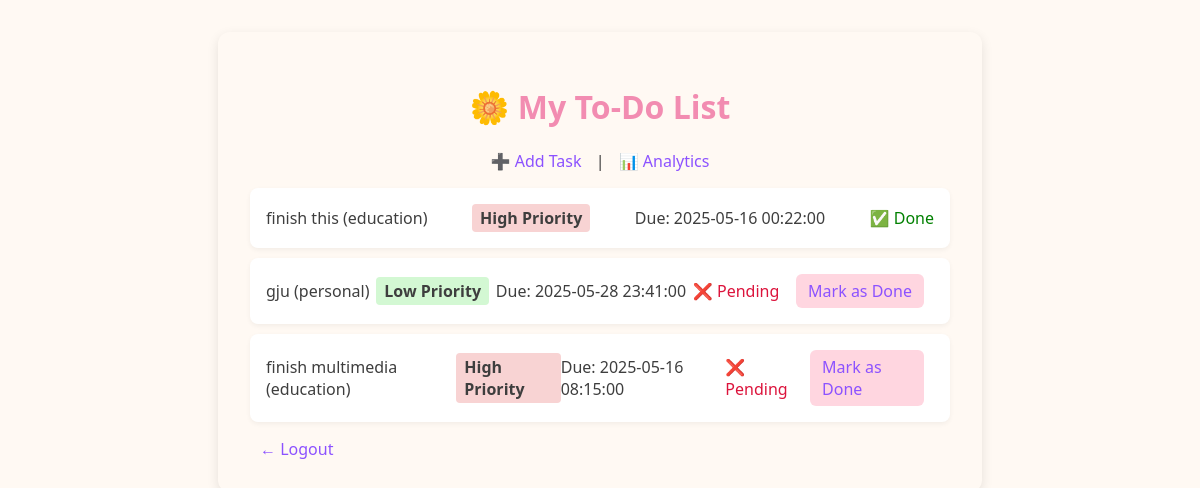
The app's page /dashboard (signed in) with its own data.
### python_files/models.py (models this page shows)
class ToDo(Base):
    __tablename__ = "todos"
    id = Column(Integer, primary_key=True, index=True)
    title = Column(String, index=True)
    category = Column(String, index=True)
    completed = Column(Boolean, default=False)
    created_at = Column(DateTime, default=datetime.datetime.utcnow)
    completed_at = Column(DateTime, nullable=True)
    due_date = Column(DateTime, nullable=True)
    priority = Column(Boolean, default=True)
    is_recurring = Column(Boolean, default=False)
    recurrence_pattern = Column(String, nullable=True)  # e.g., 'daily', 'weekly'
    user_id = Column(Integer, ForeignKey("users.id"))

### python_files/main.py (the view)
@app.get("/dashboard", response_class=HTMLResponse)
def dashboard(request: Request, db: Session = Depends(get_db)):
    token = request.cookies.get("token")
    if not token:
        return RedirectResponse("/", status_code=302)
    username = decode_token(token)
    if not username:
        return RedirectResponse("/", status_code=302)
    user = db.query(models.User).filter(models.User.username == username).first()
    if not user:
        return RedirectResponse("/", status_code=302)
    todos = crud.get_todos(db, user.id)
    return templates.TemplateResponse("index.html", {"request": request, "todos": todos, "username": username})

### python_files/templates/index.html (shortened to what this page needs)
<!DOCTYPE html>
<html lang="en">
<head>
</head>
<body>
  <h1>🌼 My To-Do List</h1>
  <div style="text-align: center;">
    <a href="/create">➕ Add Task</a> |
    <a href="/analytics">📊 Analytics</a>
  </div>
  <ul>
    {% for todo in todos %}
      <li>
        <span>{{ todo.title }} ({{ todo.category }})</span>
        <span class="priority
            {% if todo.priority == True %} low {% else %} high {% endif %}">
            {{ 'Low' if todo.priority else 'High' }} Priority
        </span>
        <span>Due: {{ todo.due_date }}</span>
        {% if todo.completed %}
          <span class="done">✅ Done</span>
        {% else %}
          <span class="not-done">❌ Pending</span>
          <a class="btn" href="/complete/{{ todo.id }}">Mark as Done</a>
        {% endif %}
      </li>
    {% endfor %}
  </ul>
  <a href="/logout">← Logout</a>
</body>
</html>

### python_files/templates/index.html (style rules this page uses)
body { font-family: 'Segoe UI', sans-serif; background: #fff9f3; color: #3e3e3e; margin: 2rem auto; max-width: 700px; padding: 2rem; border-radius: 12px; box-shadow: 0 4px 12px rgba(0,0,0,0.1); }
h1 { color: #f28cb1; text-align: center; }
a { color: #8c52ff; text-decoration: none; margin: 0 10px; }
ul { list-style: none; padding: 0; }
li { background: #fff; margin: 10px 0; padding: 1rem; border-radius: 8px; box-shadow: 0 2px 5px rgba(0,0,0,0.05); display: flex; justify-content: space-between; align-items: center; }
.done { color: green; }
.not-done { color: crimson; }
.priority { font-weight: bold; padding: 0.2rem 0.5rem; border-radius: 4px; }
.low { background-color: #d3f8d3; }
.high { background-color: #f8d3d3; }
.btn { background: #ffd6e0; border: none; padding: 6px 12px; border-radius: 6px; cursor: pointer; }

### records on screen
ToDo: title "finish this", category "education", priority "High", due_date "2025-05-16 00:22:00", completed "✅ Done"
ToDo: title "gju", category "personal", priority "Low", due_date "2025-05-28 23:41:00"
ToDo: title "finish multimedia", category "education", priority "High", due_date "2025-05-16 08:15:00"
